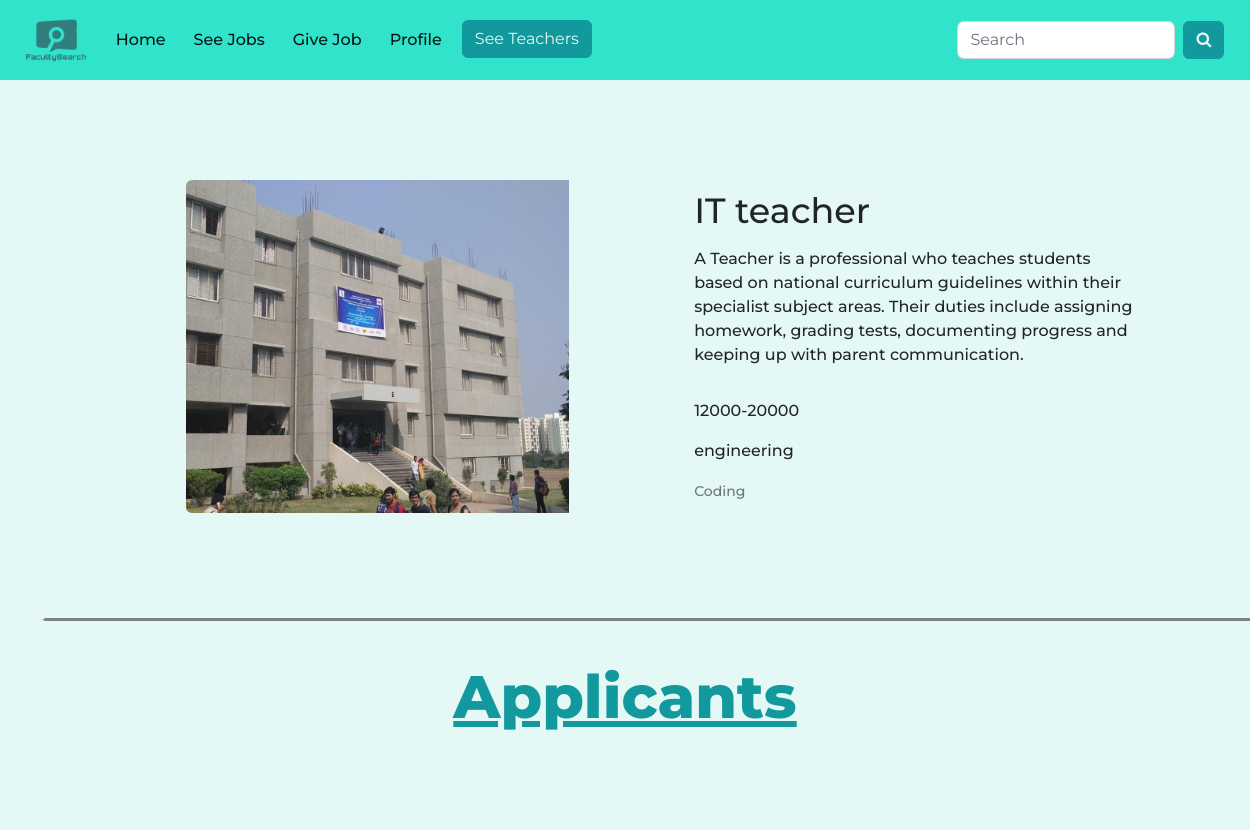
The app's page /jobcardprofile/1 with its own data.
### app/models.py (models this page shows)
class Jobcard(models.Model):
    user = models.ForeignKey(User, on_delete=models.CASCADE)
    college = models.ForeignKey(CollegeProfile, on_delete=models.CASCADE)
    dadeline = models.DateField()
    job_title = models.CharField(max_length=100, null=True)
    salary_range = models.CharField(max_length=100)
    job_description = models.TextField()
    stream = models.CharField(max_length=100)
    speciality = models.CharField(max_length=100)
    demands = models.TextField(null=True, blank=True)

class CollegeProfile(models.Model):
    user = models.ForeignKey(User, on_delete=models.CASCADE)
    name = models.CharField(max_length=100)
    address = models.TextField()
    profession = models.TextField()
    contact = models.CharField(max_length=100)
    email = models.CharField(max_length=100)
    naac_rating = models.CharField(max_length=100)
    description = models.TextField()
    location = models.CharField(max_length=100)
    image = models.ImageField(upload_to="images")

### app/views.py (the view)
# urls.py: path('jobcardprofile/<int:pk>', views.jobcardprofile, name="jobcardprofile"),
def jobcardprofile(request, pk):
    data = Jobcard.objects.get(id=pk)
    applicants = Application.objects.filter(college=data.college)
    return render(request, "jobcardprofile.html", {'obj':data, 'new_obj':applicants})

### templates/jobcardprofile.html (shortened to what this page needs)
<!doctype html>
<html lang="en">
  <head>
    <link href="https://cdn.jsdelivr.net/npm/bootstrap@5.2.1/dist/css/bootstrap.min.css" rel="stylesheet">
    <link href="https://cdn.jsdelivr.net/npm/bootstrap@5.2.1/dist/css/bootstrap.min.css" rel="stylesheet">
    <link rel="stylesheet" href="https://cdnjs.cloudflare.com/ajax/libs/font-awesome/4.7.0/css/font-awesome.min.css">
  </head>
  <body>
    <nav class="navbar navbar-expand-lg">
      <div class="container-fluid">
        <a class="navbar-brand" href="/"><img src="../static/logo.png" alt="" style="width: 60px;"></a>
        <div class="collapse navbar-collapse" id="navbarSupportedContent">
          <ul class="navbar-nav me-auto mb-2 mb-lg-0">
            <li class="nav-item">
              <a class="nav-link active" aria-current="page" href="#">Home</a>
            </li>
            <li class="nav-item">
              <a class="nav-link active" aria-current="page" href="#">See Jobs</a>
            </li>
            <li class="nav-item">
              <a class="nav-link active" aria-current="page" href="#">Give Job</a>
            </li>
            <li class="nav-item">
              <a class="nav-link active" aria-current="page" href="#">Profile</a>
            </li>
            <li class="nav-item">
              <a id="teachers" class="btn" aria-current="page" href="teachers">See Teachers</a>
            </li>
          </ul>
          <form class="d-flex" role="search">
            <input class="form-control me-2" type="search" placeholder="Search" aria-label="Search">
            <button id="search" class="btn" type="submit"><i class="fa fa-search"></i></button>
          </form>
        </div>
      </div>
    </nav>
    <div class="card mb-3">
      <div class="row g-0">
        <div class="col-md-4">
          <img src="{{obj.college.image.url}}" class="img-fluid rounded-start" alt="...">
        </div>
        <div class="col-md-8">
          <div class="card-body">
            <h5 class="card-title">{{obj.job_title}}</h5>
            <p class="card-text">{{obj.job_description}}</p>
            <p class="card-text">{{obj.salary_range}}</p>
            <p class="card-text">{{obj.stream}}</p>
            <p class="card-text"><small class="text-muted">{{obj.speciality}}</small></p>
          </div>
        </div>
      </div>
    </div>
    <h1 class="secondhead" style="color:#11999E">Applicants</h1>
    <div class="row">
    </div>
  </body>
</html>

### templates/jobcardprofile.html (style rules this page uses)
body { overflow-x: hidden; background-color: #E4F9F5; font-family: 'Montserrat', sans-serif; font-weight: 500; }
.navbar { background-color: #30E3CA; padding: 1.1%; }
.btn { background-color: #11999E; color: #E4F9F5; border-color: #11999E; transition: all 0.5s; }
li { padding: 0 6px; }
.card { background-color: #E4F9F5; border: #E4F9F5 solid 5px; margin: 40px; border-bottom: grey solid 3px; }
.row { background-color: #E4F9F5; margin: 40px; display: flex; justify-content: center; border: solid #E4F9F5 5px; margin-bottom: 100px; }
.col-md-8 { width: 30%; display: flex; align-items: center; }
.secondhead { margin: 20px; margin-top: 40px; margin-bottom: 60px; display: flex; justify-content: center; font-size: 60px; font-weight: 800; text-decoration: underline; }
.card-text { font-size: 20px; font-weight: 500; }
.card-title { font-size: 40px; }
.card-body { padding: 10px; display: flex; flex-direction: column; align-items: left; }
.card { display: flex; align-items: left; margin-top: 50px; height: 100%; width: 100%; }
.img-fluid { height: 100%; object-fit: cover; }
.col-md-4 { margin-left: 0px ; }
.col-md-8 { width: 40%; height: 50%; margin-left: 10% ; }
.card-title { font-size: 35px; font-weight: 500; margin-bottom: 15px; }
.card-text { font-size: 16px; }

### records on screen
Jobcard: college.image (picture), job_title "IT teacher", job_description "A Teacher is a professional who teaches students based on national curriculum guidelines within their specialist subject areas. Their duties include assigning homework, grading tests, documenting progress and keeping up with parent communication.", salary_range "12000-20000", stream "engineering", speciality "Coding"
